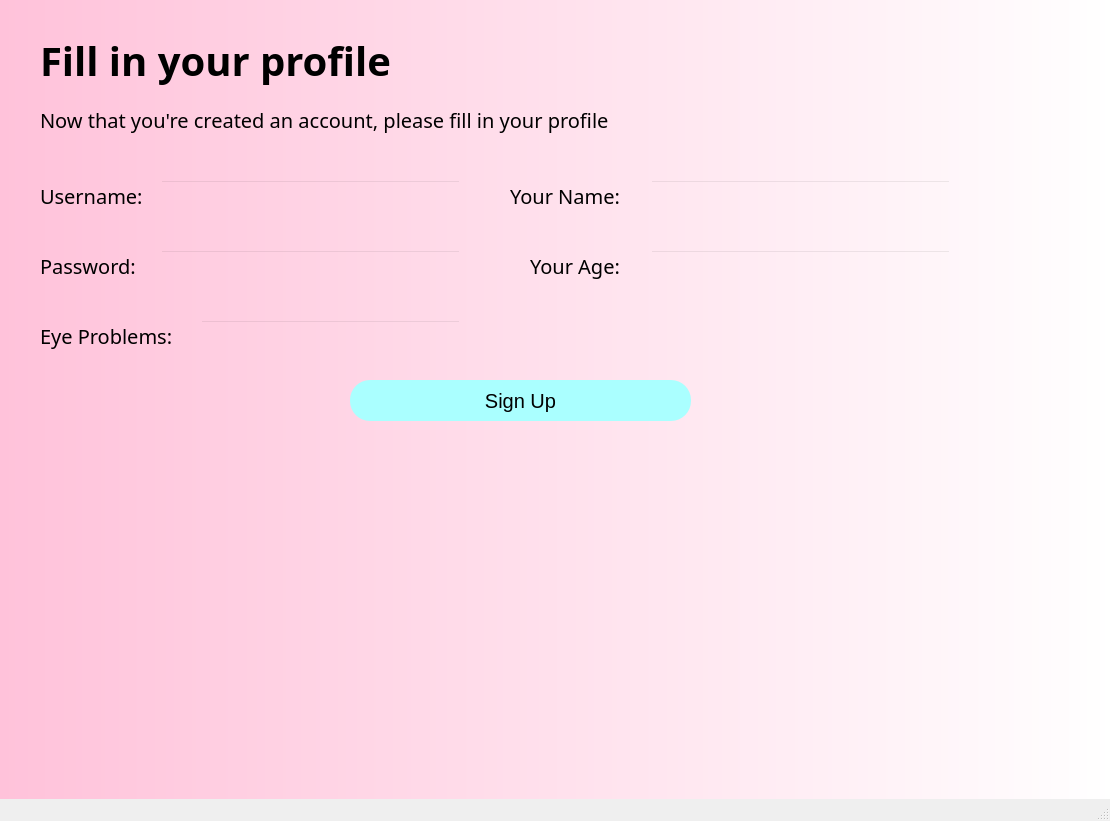
<?xml version="1.0" encoding="UTF-8"?>
<ui version="4.0">
 <class>regPage</class>
 <widget class="QMainWindow" name="regPage">
  <property name="geometry">
   <rect>
    <x>0</x>
    <y>0</y>
    <width>1110</width>
    <height>821</height>
   </rect>
  </property>
  <property name="windowTitle">
   <string>MainWindow</string>
  </property>
  <property name="styleSheet">
   <string notr="true">QWidget#centralwidget{
background-color: qlineargradient(spread:pad, x1:0, y1:0, x2:1, y2:0, stop:0 rgba(255, 194, 218, 255), stop:1 rgba(255, 255, 255, 255))}
</string>
  </property>
  <widget class="QWidget" name="centralwidget">
   <widget class="QLabel" name="welcom_title">
    <property name="geometry">
     <rect>
      <x>40</x>
      <y>20</y>
      <width>600</width>
      <height>80</height>
     </rect>
    </property>
    <property name="font">
     <font>
      <family>SVN-Beast</family>
      <pointsize>30</pointsize>
      <weight>75</weight>
      <bold>true</bold>
     </font>
    </property>
    <property name="styleSheet">
     <string notr="true">color: rgb(0, 0,0);</string>
    </property>
    <property name="text">
     <string>Fill in your profile</string>
    </property>
   </widget>
   <widget class="QLabel" name="welcom_title_2">
    <property name="geometry">
     <rect>
      <x>40</x>
      <y>80</y>
      <width>861</width>
      <height>80</height>
     </rect>
    </property>
    <property name="font">
     <font>
      <family>SVN-Beast</family>
      <pointsize>15</pointsize>
      <weight>50</weight>
      <bold>false</bold>
     </font>
    </property>
    <property name="styleSheet">
     <string notr="true">color: rgb(0, 0,0);</string>
    </property>
    <property name="text">
     <string>Now that you're created an account, please fill in your profile</string>
    </property>
   </widget>
   <widget class="QLabel" name="icon_phuc">
    <property name="geometry">
     <rect>
      <x>710</x>
      <y>350</y>
      <width>461</width>
      <height>431</height>
     </rect>
    </property>
    <property name="text">
     <string>&lt;html&gt;&lt;head/&gt;&lt;body&gt;&lt;p&gt;&lt;img src=&quot;:/newPrefix/phuc (1).png&quot;/&gt;&lt;/p&gt;&lt;/body&gt;&lt;/html&gt;</string>
    </property>
   </widget>
   <widget class="QLabel" name="name_dk">
    <property name="geometry">
     <rect>
      <x>510</x>
      <y>180</y>
      <width>131</width>
      <height>31</height>
     </rect>
    </property>
    <property name="font">
     <font>
      <family>SVN-Beast</family>
      <pointsize>15</pointsize>
     </font>
    </property>
    <property name="text">
     <string>Your Name:</string>
    </property>
   </widget>
   <widget class="QLabel" name="age_dk">
    <property name="geometry">
     <rect>
      <x>530</x>
      <y>250</y>
      <width>131</width>
      <height>31</height>
     </rect>
    </property>
    <property name="font">
     <font>
      <family>SVN-Beast</family>
      <pointsize>15</pointsize>
     </font>
    </property>
    <property name="text">
     <string>Your Age:</string>
    </property>
   </widget>
   <widget class="QLabel" name="eye_problems_dk">
    <property name="geometry">
     <rect>
      <x>40</x>
      <y>320</y>
      <width>221</width>
      <height>31</height>
     </rect>
    </property>
    <property name="font">
     <font>
      <family>SVN-Beast</family>
      <pointsize>15</pointsize>
     </font>
    </property>
    <property name="text">
     <string>Eye Problems:</string>
    </property>
   </widget>
   <widget class="QLabel" name="username_dk">
    <property name="geometry">
     <rect>
      <x>40</x>
      <y>180</y>
      <width>131</width>
      <height>31</height>
     </rect>
    </property>
    <property name="font">
     <font>
      <family>SVN-Beast</family>
      <pointsize>15</pointsize>
     </font>
    </property>
    <property name="text">
     <string>Username:</string>
    </property>
   </widget>
   <widget class="QLabel" name="password_dk">
    <property name="geometry">
     <rect>
      <x>40</x>
      <y>250</y>
      <width>131</width>
      <height>31</height>
     </rect>
    </property>
    <property name="font">
     <font>
      <family>SVN-Beast</family>
      <pointsize>15</pointsize>
     </font>
    </property>
    <property name="text">
     <string>Password:</string>
    </property>
   </widget>
   <widget class="QPushButton" name="sign_up">
    <property name="geometry">
     <rect>
      <x>350</x>
      <y>380</y>
      <width>341</width>
      <height>41</height>
     </rect>
    </property>
    <property name="font">
     <font>
      <pointsize>15</pointsize>
     </font>
    </property>
    <property name="styleSheet">
     <string notr="true">border-radius:20px;
background-color: rgb(170, 255, 255)</string>
    </property>
    <property name="text">
     <string>Sign Up</string>
    </property>
   </widget>
   <widget class="QLineEdit" name="username_text">
    <property name="geometry">
     <rect>
      <x>160</x>
      <y>180</y>
      <width>301</width>
      <height>41</height>
     </rect>
    </property>
    <property name="font">
     <font>
      <family>SVN-Beast</family>
      <pointsize>15</pointsize>
     </font>
    </property>
    <property name="styleSheet">
     <string notr="true">background-color: rgba(0,0,0,0);</string>
    </property>
   </widget>
   <widget class="QLineEdit" name="password_text">
    <property name="geometry">
     <rect>
      <x>160</x>
      <y>250</y>
      <width>301</width>
      <height>41</height>
     </rect>
    </property>
    <property name="font">
     <font>
      <family>SVN-Beast</family>
      <pointsize>15</pointsize>
     </font>
    </property>
    <property name="styleSheet">
     <string notr="true">background-color: rgba(0,0,0,0);</string>
    </property>
   </widget>
   <widget class="QLineEdit" name="eye_text">
    <property name="geometry">
     <rect>
      <x>200</x>
      <y>320</y>
      <width>261</width>
      <height>41</height>
     </rect>
    </property>
    <property name="font">
     <font>
      <family>SVN-Beast</family>
      <pointsize>15</pointsize>
     </font>
    </property>
    <property name="styleSheet">
     <string notr="true">background-color: rgba(0,0,0,0);</string>
    </property>
   </widget>
   <widget class="QLineEdit" name="name_text">
    <property name="geometry">
     <rect>
      <x>650</x>
      <y>180</y>
      <width>301</width>
      <height>41</height>
     </rect>
    </property>
    <property name="font">
     <font>
      <family>SVN-Beast</family>
      <pointsize>15</pointsize>
     </font>
    </property>
    <property name="styleSheet">
     <string notr="true">background-color: rgba(0,0,0,0);</string>
    </property>
   </widget>
   <widget class="QLineEdit" name="age_text">
    <property name="geometry">
     <rect>
      <x>650</x>
      <y>250</y>
      <width>301</width>
      <height>41</height>
     </rect>
    </property>
    <property name="font">
     <font>
      <family>SVN-Beast</family>
      <pointsize>15</pointsize>
     </font>
    </property>
    <property name="styleSheet">
     <string notr="true">background-color: rgba(0,0,0,0);</string>
    </property>
   </widget>
  </widget>
  <widget class="QMenuBar" name="menubar">
   <property name="geometry">
    <rect>
     <x>0</x>
     <y>0</y>
     <width>1110</width>
     <height>21</height>
    </rect>
   </property>
  </widget>
  <widget class="QStatusBar" name="statusbar"/>
 </widget>
 <resources>
  <include location="phuc.qrc"/>
 </resources>
 <connections/>
</ui>
